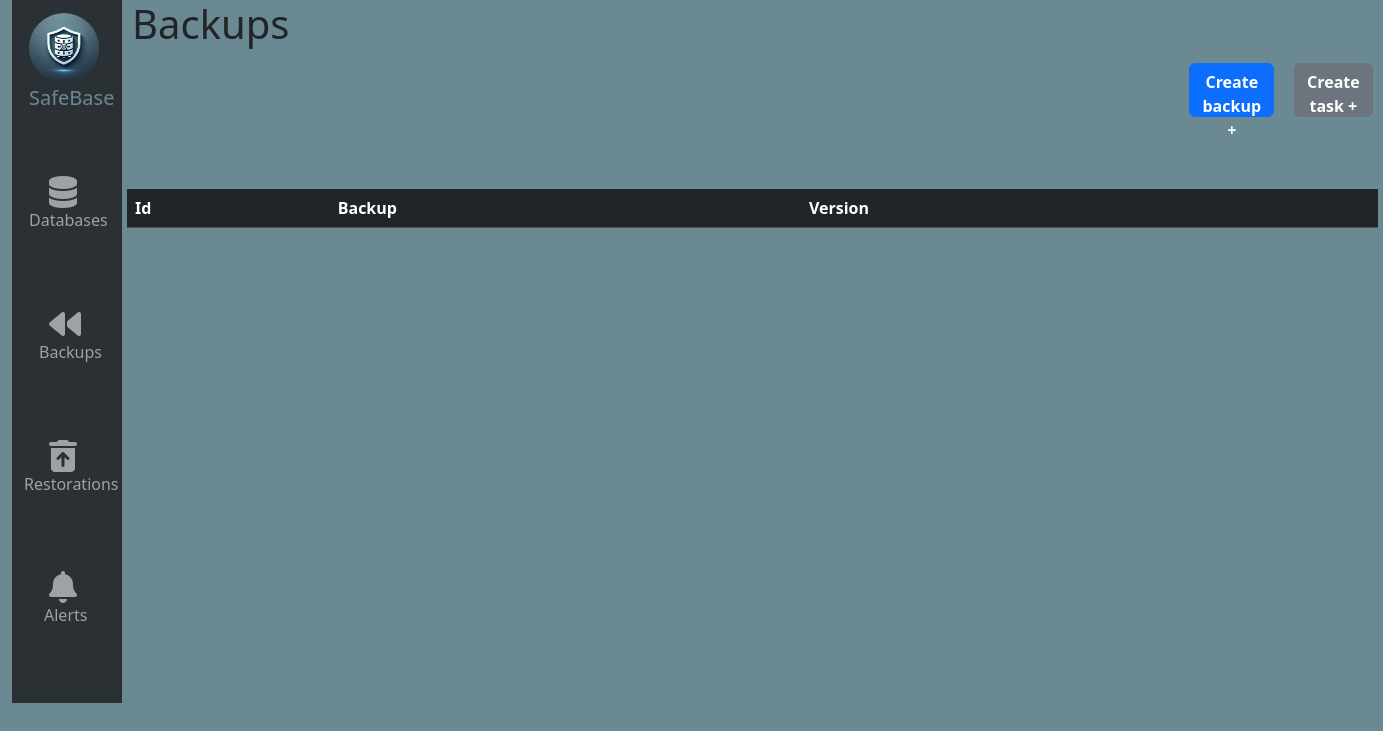
Before: /Save with the older database file.
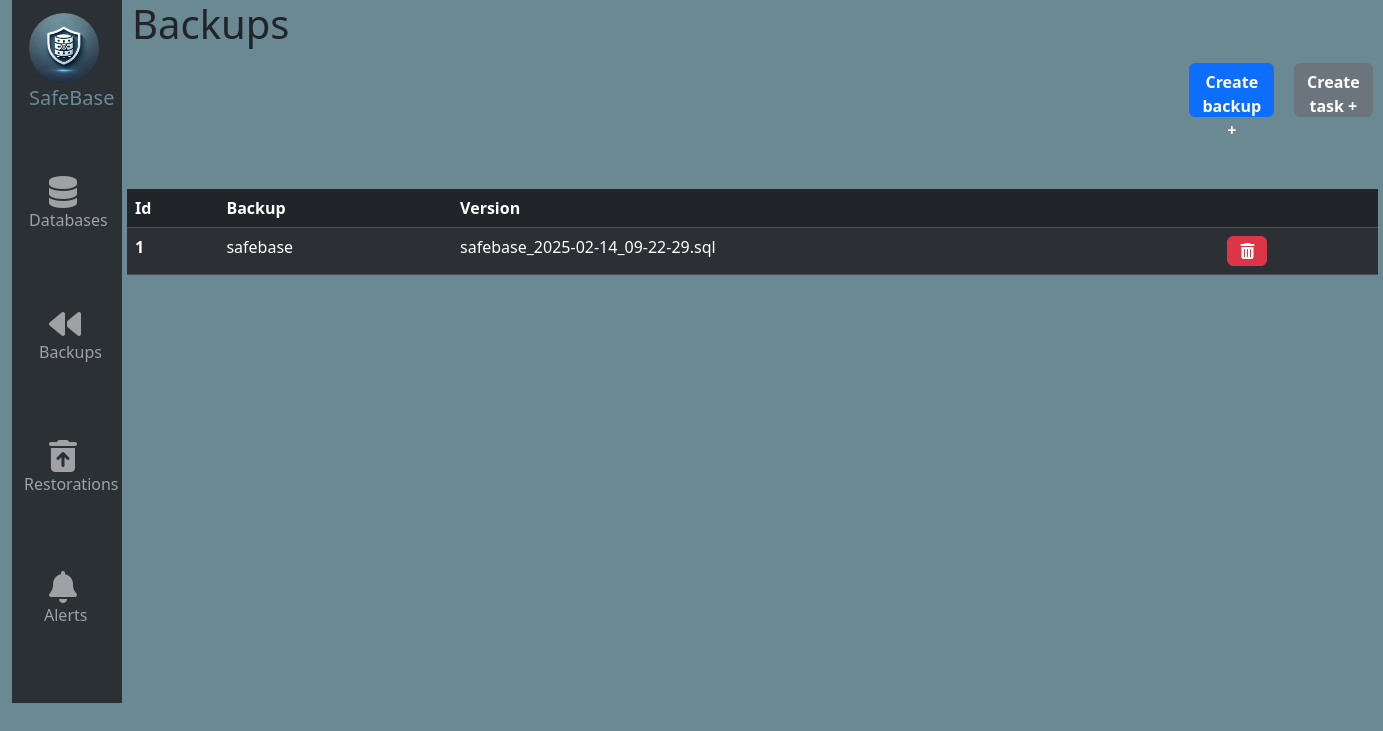
After: the same page with the newer database file.
### tables this page shows
CREATE TABLE `backup` (
  `id` int NOT NULL AUTO_INCREMENT,
  `version` varchar(50) NOT NULL,
  `ID_DATABASE` int NOT NULL,
  PRIMARY KEY (`id`),
  KEY `FK_DATABASE` (`ID_DATABASE`)
);

CREATE TABLE `client_database` (
  `id` int NOT NULL AUTO_INCREMENT,
  `nom` varchar(50) DEFAULT NULL,
  `password` varchar(255) NOT NULL,
  `user_database` varchar(50) NOT NULL,
  `url` varchar(255) NOT NULL,
  `port` int DEFAULT NULL,
  `used_type` varchar(255) NOT NULL,
  `ID_Type` int NOT NULL,
  PRIMARY KEY (`id`),
  KEY `FK_Type` (`ID_Type`),
  CONSTRAINT `client_database_ibfk_1` FOREIGN KEY (`ID_Type`) REFERENCES `type` (`id`)
);

### src/Controller/BackupController.php (called while the page is built, shortened)
<?php
class BackupController extends CntrlAppli
{
    public function displayBackup()
    {
        $dao = new DaoAppli;
        $backups = $dao->getListBackup();
        require 'src/view/Backups.php';
    }
}

### src/Dao/DaoAppli.php (called while the page is built, shortened)
<?php
class DaoAppli
{
    protected PDO $db;
    public function __construct(){
         $this->db = $this->getConnection();
    }
    private function getConnection() {
        $host       = "mysql";
        $db_name    = "safebase";
        $username   = "user";
        $password   = "password";
        if (!isset($this->db)) {
            try {
                $this->db = new PDO("mysql:host=".$host.";charset=utf8;dbname=".$db_name, $username, $password);
                $this->db->setAttribute(PDO::ATTR_ERRMODE, PDO::ERRMODE_EXCEPTION);
            } catch (\PDOException $e) {
                    echo('Echec de la connexion: ' . $e->getMessage());
                die();
            }
        }
        return $this->db;
    }
    public function getListBackup(){
        $statement = $this->db->query(Requete::SEL_BACKUP);
        $data=$statement->fetchAll();
        return $data;
    }
}

### src/View/Backups.php (the view, shortened to what this page needs)
<?php
require "header.php";
?>
<html>
<body>
    <div class="container-fluid d-flex">
        <?php require_once "NavBar.php" ?>
        <div class="d-flex flex-column w-100">
            <div class="d-flex justify-content-between mb-3">
                <h1 class="titre">Backups</h1>
                <button type="button" id="btnajout" data-bs-toggle="modal" data-bs-target="#exampleModal" class="btn btn-primary w-10">
                    Create backup +
                </button>
                <button type="button" id="btnajout" data-bs-toggle="modal" data-bs-target="#exampleModal" class="btn btn-secondary w-10">
                    Create task +
                </button>
            </div>
            <div class="w-100">
                <table class="table table-dark table-striped w-100">
                    <thead>
                        <tr>
                            <th scope="col">Id</th>
                            <th scope="col">Backup</th>
                            <th scope="col">Version</th>
                            <th scope="col"></th>
                        </tr>
                    </thead>
                    <tbody>
                        <?php foreach ($backups as $backup) { ?>
                            <tr>
                                <th scope="row"><?= $backup['id'] ?></th>
                                <td><?= $backup['dbase'] ?></td>
                                <td><?= $backup['version'] ?></td>
                                <td><button class="btn btn-danger delete" type="button" id="<?= $backup['id'] ?>">
                                        <i class="fas fa-trash-alt"></i>
                                    </button>
                                </td>
                            </tr>
                        <?php } ?>
                    </tbody>
                </table>
            </div>
        </div>
    </div>
</body>
</html>

Changed rows visible on the page:
added backup: id "1", client_database.nom "safebase", version "safebase_2025-02-14_09-22-29.sql"
